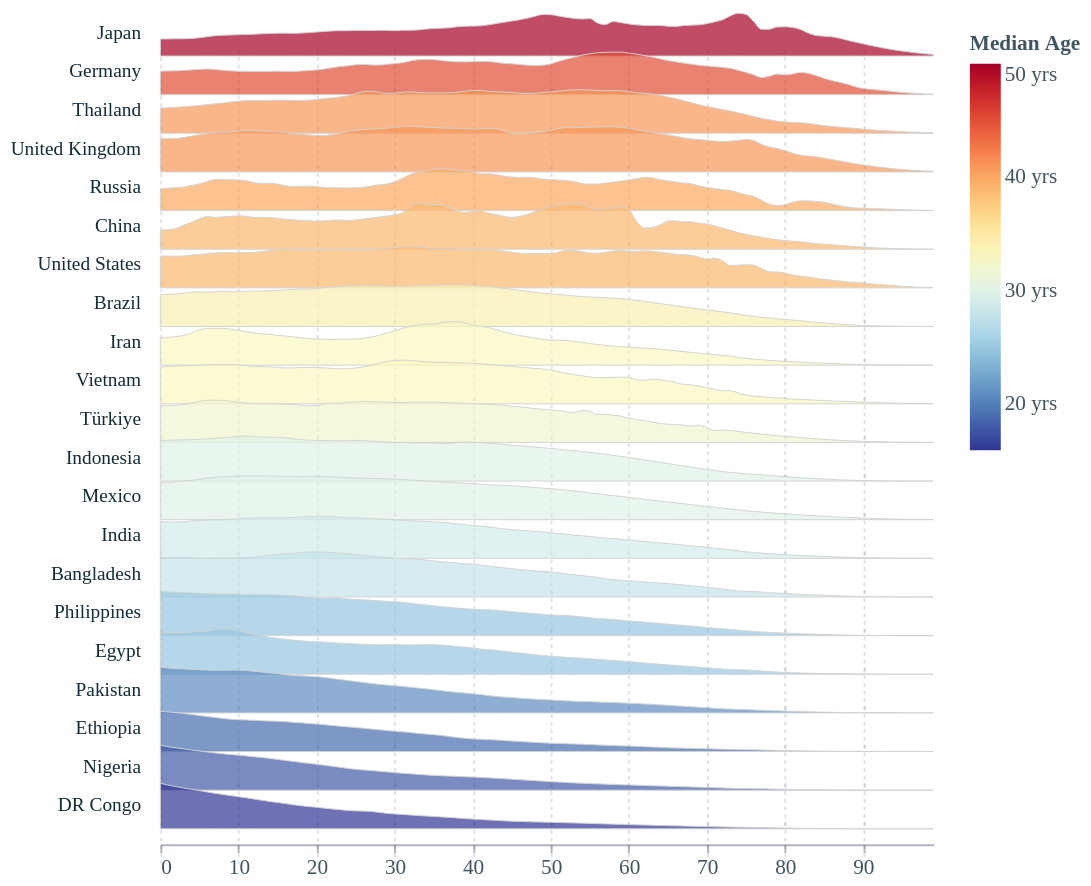

The Vega-Lite source for this figure:
### Vega-Lite specification from a JSON file in a GitHub repository (floating-point values rounded to 4 significant figures; data arrays with more than 128 entries replaced by an {"elided": "..."} marker saying what was removed)
{"config": {"font": "Circular Std", "text": {"color": "#676A86", "align": "left", "baseline": "middle", "dx": 7, "dy": 0, "fontSize": 11}, "view": {"stroke": null, "continuousWidth": 400, "continuousHeight": 300, "discreteWidth": 400, "discreteHeight": 300}, "bar": {"color": "#179fdb"}, "line": {"color": "#e6224b"}, "rule": {"color": "#676A86"}, "point": {"filled": true, "size": 80, "color": "#e6224b", "opacity": 0.95}, "geoshape": {"stroke": "white", "strokeWidth": 0.3}, "rect": {"fill": "#d6d4d4", "opacity": 0.3}, "axis": {"labelColor": "#676A86", "labelFontSize": 11, "labelFont": "Circular Std", "labelOpacity": 0.8, "tickColor": "#676A86", "tickOpacity": 0.5, "domainColor": "#676A86", "domainOpacity": 0.5, "gridColor": "#676A86", "gridDash": [2, 2], "gridOpacity": 0.5, "title": null, "titleColor": "#676A86", "titleOpacity": 0.8, "tickSize": 4}, "axisXDiscrete": {"grid": false, "labelAngle": 0, "tickCount": 10, "tickOpacity": 0.5, "title": null}, "axisYDiscrete": {"ticks": false, "labelPadding": 5}, "axisXTemporal": {"grid": false, "ticks": true}, "axisXQuantitative": {"grid": true}, "axisYQuantitative": {"gridColor": "#676A86", "gridDash": [1, 5], "gridOpacity": 0.5, "ticks": false, "labelPadding": 5, "tickCount": 8, "titleAngle": 0, "titleAlign": "left", "titleBaseline": "bottom", "titleX": 0, "titleY": -5}, "title": {"color": "#122b39E6", "subtitleColor": "#122b39CC", "font": "Circular Std", "subtitleFont": "Circular Std", "anchor": "start", "fontSize": 14, "subtitleFontSize": 11, "subtitlePadding": 4, "offset": 6, "frame": "group"}, "legend": {"titleColor": "#122b39", "title": null, "labelColor": "#122b39", "labelFontSize": 11}, "facet": {"spacing": 0}}, "data": {"name": "data-51585ead14e0c88fb4f70c5f27709898"}, "facet": {"row": {"field": "Country", "header": {"labelAngle": 0, "labelAlign": "left", "labelAnchor": "end", "labelColor": "#122b39", "labelFont": "Circular Std"}, "sort": {"field": "Median_Age", "op": "mean", "order": "descending"}, "title": null, "type": "nominal"}}, "spec": {"mark": {"type": "area", "fillOpacity": 0.7, "interpolate": "monotone", "stroke": "lightgray", "strokeWidth": 0.5}, "encoding": {"fill": {"field": "Median_Age", "legend": {"gradientLength": 200, "title": "Median Age", "labelExpr": "datum.label + \" yrs\"", "labelFont": "Circular Std", "labelOpacity": 0.8, "labelFontSize": 11, "titleFont": "Circular Std", "titleOpacity": 0.8, "titleFontSize": 11}, "scale": {"scheme": "redyellowblue", "reverse": true}, "type": "quantitative"}, "x": {"axis": {"gridOpacity": 0.2, "labelColor": "#122b39", "labelFont": "Circular Std", "labelFontSize": 11, "labelOpacity": 0.8}, "bin": "binned", "field": "Age", "title": null, "type": "quantitative"}, "y": {"axis": null, "field": "Density", "scale": {"range": [12, -12]}, "title": null, "type": "quantitative"}}, "height": 20, "width": 400}, "bounds": "flush", "resolve": {"scale": {"y": "independent"}}, "$schema": "https://vega.github.io/schema/vega-lite/v5.17.0.json", "datasets": {"data-51585ead14e0c88fb4f70c5f27709898": {"elided": "2100 records"}}}
